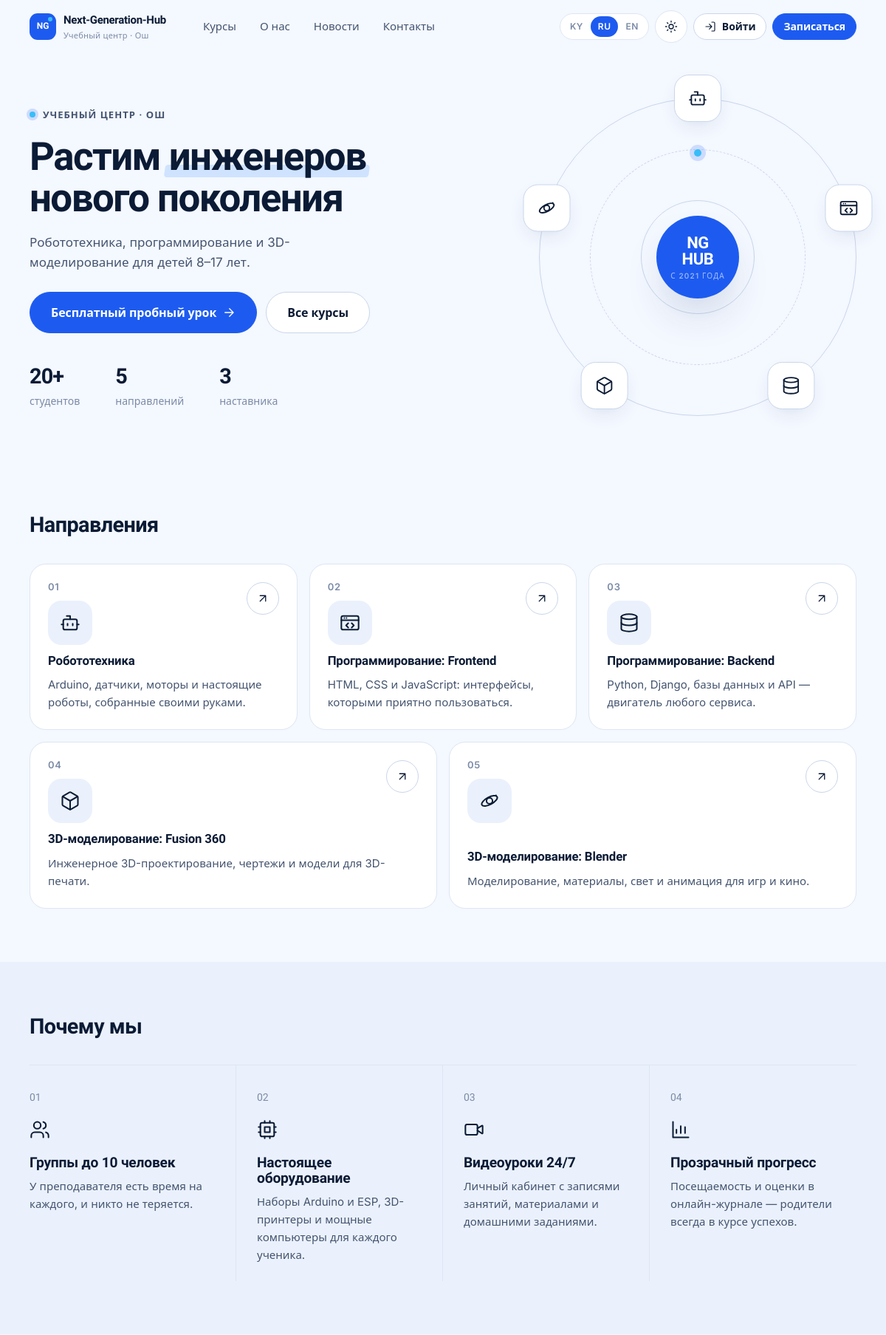
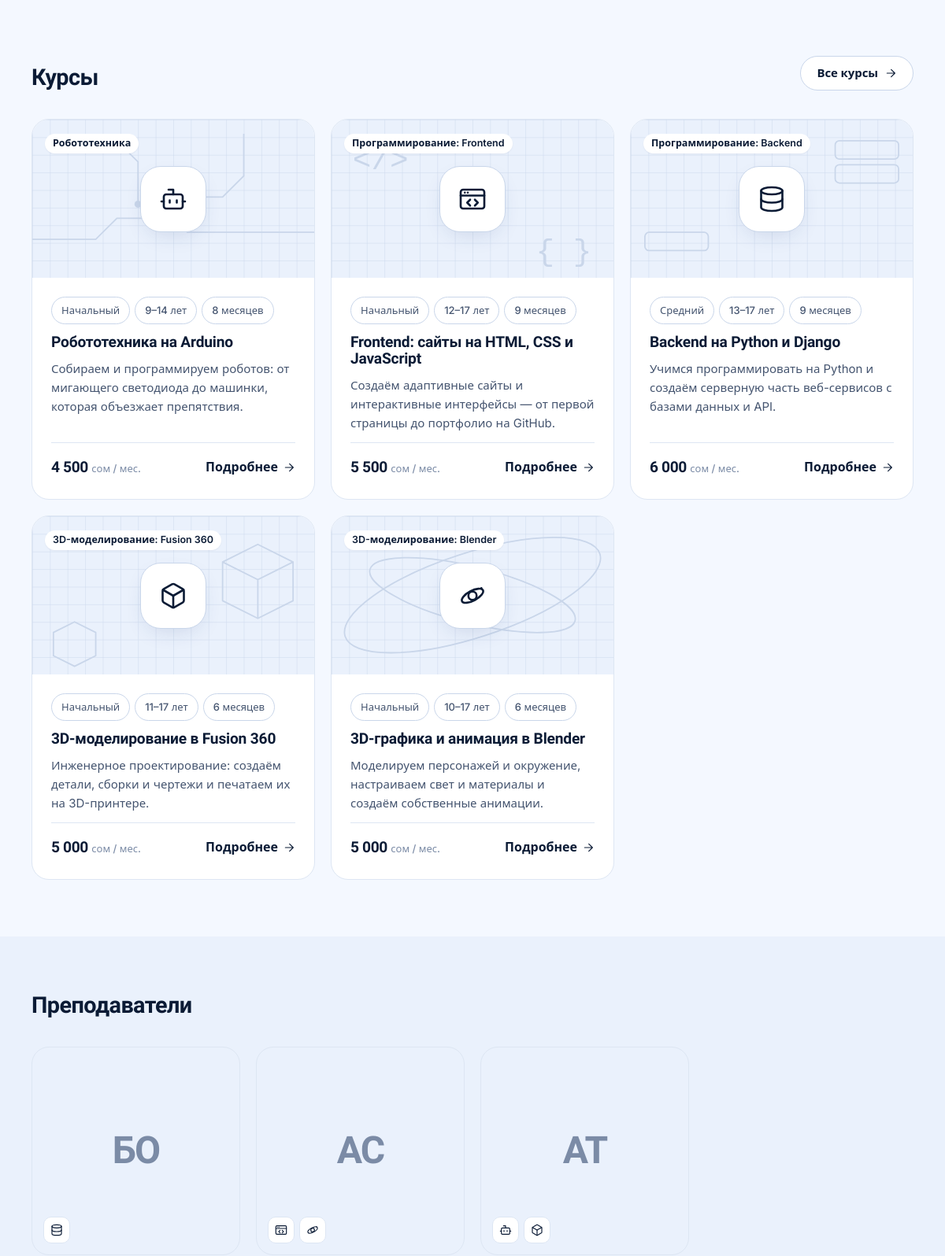
The page / (upper part) on the database its author committed (2 pictures, top to bottom).
### core/models.py (models this page shows, shortened)
class TranslatableMixin:
    def tr(self, field, lang=None):
        lang = (lang or get_language() or FALLBACK_LANGUAGE).split("-")[0]
        if lang not in CONTENT_LANGUAGES:
            lang = FALLBACK_LANGUAGE
        value = getattr(self, f"{field}_{lang}", "") or ""
        if not value and lang != FALLBACK_LANGUAGE:
            value = getattr(self, f"{field}_{FALLBACK_LANGUAGE}", "") or ""
        return value

class Course(TranslatableMixin, models.Model):
    class Level(models.TextChoices):
        BEGINNER = "beginner", _("Beginner")
        INTERMEDIATE = "intermediate", _("Intermediate")
        ADVANCED = "advanced", _("Advanced")
    direction = models.CharField(_("direction"), max_length=20, choices=Direction.choices, db_index=True)
    slug = models.SlugField(_("slug"), max_length=80, unique=True)
    title_ru = models.CharField(_("title (RU)"), max_length=160)
    title_ky = models.CharField(_("title (KY)"), max_length=160, blank=True)
    title_en = models.CharField(_("title (EN)"), max_length=160, blank=True)
    short_ru = models.CharField(_("short description (RU)"), max_length=300, blank=True)
    short_ky = models.CharField(_("short description (KY)"), max_length=300, blank=True)
    short_en = models.CharField(_("short description (EN)"), max_length=300, blank=True)
    description_ru = models.TextField(_("full description (RU)"), blank=True)
    description_ky = models.TextField(_("full description (KY)"), blank=True)
    description_en = models.TextField(_("full description (EN)"), blank=True)
    level = models.CharField(_("level"), max_length=20, choices=Level.choices, default=Level.BEGINNER)
    age_from = models.PositiveSmallIntegerField(_("age from"), default=10)
    age_to = models.PositiveSmallIntegerField(_("age to"), default=17)
    duration_months = models.PositiveSmallIntegerField(_("duration, months"), default=6)
    lessons_per_week = models.PositiveSmallIntegerField(_("lessons per week"), default=2)
    price = models.PositiveIntegerField(_("price, KGS per month"), default=0)
    cover = models.ImageField(_("cover"), upload_to="courses/", blank=True)
    teachers = models.ManyToManyField(
        settings.AUTH_USER_MODEL,
        verbose_name=_("teachers"),
        related_name="courses_taught",
        blank=True,
        limit_choices_to={"role": "teacher"},
    )
    is_active = models.BooleanField(_("active"), default=True)
    order = models.PositiveSmallIntegerField(_("order"), default=0)
    created_at = models.DateTimeField(auto_now_add=True)
    class Meta:
        verbose_name = _("course")
        verbose_name_plural = _("courses")
        ordering = ["order", "title_ru"]
    def get_absolute_url(self):
        return reverse("core:course_detail", args=[self.slug])
    @property
    def age_range(self):
        return f"{self.age_from}–{self.age_to}"

### accounts/models.py (models this page shows, shortened)
class User(AbstractUser):
    class Role(models.TextChoices):
        ADMIN = "admin", _("Administrator")
        MANAGER = "manager", _("Manager")
        TEACHER = "teacher", _("Teacher")
        STUDENT = "student", _("Student")
    role = models.CharField(_("role"), max_length=16, choices=Role.choices, default=Role.STUDENT, db_index=True)
    phone = models.CharField(_("phone"), max_length=32, blank=True)
    photo = models.ImageField(_("photo"), upload_to="users/", blank=True)
    specialization = models.CharField(_("specialization"), max_length=160, blank=True)
    about = models.TextField(_("about"), blank=True)
    class Meta:
        verbose_name = _("user")
        verbose_name_plural = _("users")
        ordering = ["last_name", "first_name", "username"]
    @property
    def display_name(self):
        return self.get_full_name() or self.username
    @property
    def initials(self):
        parts = [p for p in (self.first_name, self.last_name) if p]
        if parts:
            return "".join(p[0] for p in parts).upper()[:2]
        return self.username[:2].upper()

### core/views.py (the view)
# urls.py: path("", common.home, name="home"),
def home(request):
    courses = Course.objects.filter(is_active=True).prefetch_related("teachers")
    stats = {
        "students": User.objects.filter(role=User.Role.STUDENT, is_active=True).count(),
        "teachers": User.objects.filter(role=User.Role.TEACHER, is_active=True).count(),
        "groups": Group.objects.filter(is_active=True).count(),
        "courses": courses.count(),
    }
    return render(
        request,
        "core/home.html",
        {
            "directions": directions(),
            "courses": courses[:6],
            "teachers": _teachers()[:8],
            "news_list": News.visible().select_related("author")[:3],
            "stats": stats,
            "form": EnrollmentForm(),
        },
    )

### cabinet/navigation.py (called while the page is built)
def sidebar(request):
    path = request.path
    user = getattr(request, "user", None)
    if not user or not user.is_authenticated or not (path.startswith("/cabinet/") or path.startswith("/accounts/")):
        return {}
    match = getattr(request, "resolver_match", None)
    current = match.url_name if match and match.url_name else ""
    return {"sidebar_sections": build_sidebar(user, current)}

### core/context_processors.py (called while the page is built)
def site(request):
    return {
        "SITE": {
            "name": settings.SITE_NAME,
            "phone": settings.SITE_PHONE,
            "phone_href": "tel:" + "".join(ch for ch in settings.SITE_PHONE if ch.isdigit() or ch == "+"),
            "email": settings.SITE_EMAIL,
            "address": settings.SITE_ADDRESS or _("Osh, Lenin street 205, 2nd floor"),
            "hours": settings.SITE_HOURS or _("Mon–Sat, 9:00–20:00"),
            "instagram": settings.SITE_INSTAGRAM,
            "telegram": settings.SITE_TELEGRAM,
            "whatsapp": settings.SITE_WHATSAPP,
            "map_url": settings.SITE_MAP_URL,
        },
        "MAX_VIDEO_UPLOAD_MB": settings.MAX_VIDEO_UPLOAD_MB,
        "SHOW_DEMO_ACCOUNTS": settings.SHOW_DEMO_ACCOUNTS,
    }

### core/icons.py (called while the page is built)
def svg(name, size=20, cls="", label=""):
    body = ICONS.get(name, ICONS["info"])
    aria = f'role="img" aria-label="{label}"' if label else 'aria-hidden="true"'
    return (
        f'<svg class="icon {cls}" width="{size}" height="{size}" viewBox="0 0 24 24" fill="none" '
        f'stroke="currentColor" stroke-width="1.75" stroke-linecap="round" stroke-linejoin="round" '
        f'focusable="false" {aria}>{body}</svg>'
    )

### core/models.py (called while the page is built)
def directions():
    return [
        {"code": value, "label": label, **DIRECTION_INFO[value]}
        for value, label in Direction.choices
    ]

    def get_absolute_url(self):
        return reverse("core:news_detail", args=[self.pk])

    @classmethod
    def visible(cls):
        return cls.objects.filter(is_published=True, published_at__lte=timezone.now())

### core/templatetags/core_tags.py (called while the page is built)
@register.filter
def tr(obj, field):
    if obj is None:
        return ""
    return obj.tr(field)

@register.simple_tag
def icon(name, size=20, cls="", label=""):
    return mark_safe(svg(name, size, escape(cls), escape(label)))

@register.filter
def field_type(bound_field):
    return bound_field.field.widget.__class__.__name__.lower()

@register.filter
def startswith(value, prefix):
    return str(value).startswith(str(prefix))

### templates/core/home.html (shortened to what this page needs)
{% extends "base.html" %}
{% load i18n core_tags %}
{% block content %}
<section class="hero">
  <div class="container hero-grid">
    <div>
      <span class="eyebrow">{% trans "Learning center · Osh" %}</span>
      <h1>{% blocktrans trimmed %}We raise <em>engineers</em> of the next generation{% endblocktrans %}</h1>
      <p class="hero-lead">{% trans "Robotics, programming and 3D modeling for kids aged 8–17." %}</p>
      <div class="hero-actions">
        <a class="btn btn-primary btn-lg" href="#enroll">{% trans "Free trial lesson" %} {% icon "arrow-right" 18 "icon-shift" %}</a>
        <a class="btn btn-lg" href="{% url 'core:course_list' %}">{% trans "All courses" %}</a>
      </div>
      <div class="hero-stats">
        <div><b>{{ stats.students }}+</b><span>{% blocktrans count n=stats.students %}student{% plural %}students{% endblocktrans %}</span></div>
        <div><b>{{ stats.courses }}</b><span>{% blocktrans count n=stats.courses %}direction{% plural %}directions{% endblocktrans %}</span></div>
        <div><b>{{ stats.teachers }}</b><span>{% blocktrans count n=stats.teachers %}mentor{% plural %}mentors{% endblocktrans %}</span></div>
      </div>
    </div>
    <div class="orbit" aria-hidden="true">
      <span class="orbit-dot"></span>
      <div class="orbit-spin">
        {% for d in directions %}
        <div class="orbit-node" style="--a: {% widthratio forloop.counter0 1 72 %}deg"><span>{% icon d.code 26 %}</span></div>
        {% endfor %}
      </div>
      <div class="orbit-core"><div>NG<br>HUB<small>{% trans "since 2021" %}</small></div></div>
    </div>
  </div>
</section>
<section class="section" id="directions">
  <div class="container">
    <div class="section-head"><h2>{% trans "Directions" %}</h2></div>
    <div class="directions">
      {% for d in directions %}
      <a class="direction-card reveal" href="{% url 'core:course_list' %}?direction={{ d.code }}">
        <span class="num">0{{ forloop.counter }}</span>
        <span class="go" aria-hidden="true">{% icon "arrow-up-right" 18 %}</span>
        <span class="direction-icon">{% icon d.code 28 %}</span>
        <h3>{{ d.label }}</h3>
        <p>{{ d.tagline }}</p>
      </a>
      {% endfor %}
    </div>
  </div>
</section>
<section class="section section-soft">
  <div class="container">
    <div class="section-head"><h2>{% trans "Why us" %}</h2></div>
    <div class="features">
      <div class="feature reveal"><span class="n">01</span>{% icon "users" 28 %}<h3 style="margin-top:20px">{% trans "Groups up to 10" %}</h3><p>{% trans "The teacher has time for everyone, and nobody gets lost." %}</p></div>
      <div class="feature reveal"><span class="n">02</span>{% icon "cpu" 28 %}<h3 style="margin-top:20px">{% trans "Real equipment" %}</h3><p>{% trans "Arduino and ESP kits, 3D printers and powerful computers for every student." %}</p></div>
      <div class="feature reveal"><span class="n">03</span>{% icon "video" 28 %}<h3 style="margin-top:20px">{% trans "Video lessons 24/7" %}</h3><p>{% trans "A personal cabinet with recordings of lessons, materials and homework." %}</p></div>
      <div class="feature reveal"><span class="n">04</span>{% icon "chart" 28 %}<h3 style="margin-top:20px">{% trans "Transparent progress" %}</h3><p>{% trans "Attendance and grades in the online journal — parents always know how things are going." %}</p></div>
    </div>
  </div>
</section>
{% if courses %}
<section class="section">
  <div class="container">
    <div class="section-head">
      <h2>{% trans "Courses" %}</h2>
      <a class="btn" href="{% url 'core:course_list' %}">{% trans "All courses" %} {% icon "arrow-right" 16 "icon-shift" %}</a>
    </div>
    <div class="course-grid">
      {% for course in courses %}{% include "partials/course_card.html" with uid="home" %}{% endfor %}
    </div>
  </div>
</section>
{% endif %}
{% if teachers %}
<section class="section section-soft">
  <div class="container">
    <div class="section-head"><h2>{% trans "Teachers" %}</h2></div>
    <div class="teacher-grid">
      {% for t in teachers %}
      <article class="teacher-card reveal">
        <div class="teacher-photo">
          {% if t.photo %}<img src="{{ t.photo.url }}" alt="{{ t.display_name }}" loading="lazy">{% else %}<span class="teacher-initials" aria-hidden="true">{{ t.initials }}</span>{% endif %}
          <div class="dir-icons">{% for c in t.courses_taught.all|slice:":3" %}<span title="{{ c|tr:'title' }}">{% icon c.direction 16 %}</span>{% endfor %}</div>
        </div>
      </article>
      {% endfor %}
    </div>
  </div>
</section>
{% endif %}
{% endblock %}

### templates/partials/course_card.html
{% load i18n core_tags %}<a class="course-card reveal" href="{{ course.get_absolute_url }}">
  {% include "partials/cover.html" with uid=uid %}
  <div class="course-card-body">
    <div class="course-meta">
      <span class="chip">{{ course.get_level_display }}</span>
      <span class="chip">{% blocktrans with ages=course.age_range %}{{ ages }} years{% endblocktrans %}</span>
      <span class="chip">{% blocktrans count months=course.duration_months %}{{ months }} month{% plural %}{{ months }} months{% endblocktrans %}</span>
    </div>
    <h3>{{ course|tr:"title" }}</h3>
    <p>{{ course|tr:"short"|truncatechars:140 }}</p>
    <div class="course-foot">
      <span class="price">{{ course.price|intcomma_space }} <small>{% trans "KGS / month" %}</small></span>
      <span class="link">{% trans "More" %} {% icon "arrow-right" 16 %}</span>
    </div>
  </div>
</a>

### templates/partials/cover.html
{% load core_tags %}
<div class="cover">
  {% if course.cover %}<img src="{{ course.cover.url }}" alt="" loading="lazy">
  {% else %}
  <svg class="cover-art" viewBox="0 0 400 225" preserveAspectRatio="xMidYMid slice" aria-hidden="true">
    <defs><pattern id="g-{{ course.pk }}-{{ uid|default:'a' }}" width="25" height="25" patternUnits="userSpaceOnUse"><path d="M25 0H0v25" fill="none" stroke="currentColor" stroke-width="1"/></pattern></defs>
    <rect width="400" height="225" fill="url(#g-{{ course.pk }}-{{ uid|default:'a' }})"/>
    {% if course.direction == "robotics" %}<path d="M0 170h90l30-30h80l20 20h180M60 40h70l20 20v60M300 20v60l-30 30h-40" fill="none" stroke="currentColor" stroke-width="2"/><circle cx="150" cy="120" r="5" fill="currentColor"/><circle cx="230" cy="110" r="5" fill="currentColor"/>
    {% elif course.direction == "frontend" %}<text x="30" y="70" font-family="monospace" font-size="44" fill="currentColor">&lt;/&gt;</text><text x="290" y="200" font-family="monospace" font-size="44" fill="currentColor">{ }</text>
    {% elif course.direction == "backend" %}<g fill="none" stroke="currentColor" stroke-width="2"><rect x="290" y="30" width="90" height="26" rx="6"/><rect x="290" y="64" width="90" height="26" rx="6"/><rect x="20" y="160" width="90" height="26" rx="6"/></g>
    {% elif course.direction == "fusion360" %}<g fill="none" stroke="currentColor" stroke-width="2"><path d="M320 40l50 25v55l-50 25-50-25V65z M270 65l50 25 50-25 M320 90v55"/><path d="M60 150l30 15v33l-30 15-30-15v-33z"/></g>
    {% else %}<g fill="none" stroke="currentColor" stroke-width="2"><ellipse cx="200" cy="112" rx="190" ry="60" transform="rotate(-18 200 112)"/><ellipse cx="200" cy="112" rx="150" ry="40" transform="rotate(14 200 112)"/></g>
    {% endif %}
  </svg>
  <span class="cover-icon">{% icon course.direction 36 %}</span>
  {% endif %}
  <span class="cover-tag"><span class="badge no-dot">{{ course.get_direction_display }}</span></span>
</div>

### rows shown on the page
Course: direction "Робототехника", level "Начальный", title_ru "Робототехника на Arduino", short_ru "Собираем и программируем роботов: от мигающего светодиода до машинки, которая объезжает препятствия.", price "4 500"
Course: direction "Программирование: Frontend", level "Начальный", title_ru "Frontend: сайты на HTML, CSS и JavaScript", short_ru "Создаём адаптивные сайты и интерактивные интерфейсы — от первой страницы до портфолио на GitHub.", price "5 500"
Course: direction "Программирование: Backend", level "Средний", title_ru "Backend на Python и Django", short_ru "Учимся программировать на Python и создаём серверную часть веб-сервисов с базами данных и API.", price "6 000"
Course: direction "3D-моделирование: Fusion 360", level "Начальный", title_ru "3D-моделирование в Fusion 360", short_ru "Инженерное проектирование: создаём детали, сборки и чертежи и печатаем их на 3D-принтере.", price "5 000"
Course: direction "3D-моделирование: Blender", level "Начальный", title_ru "3D-графика и анимация в Blender", short_ru "Моделируем персонажей и окружение, настраиваем свет и материалы и создаём собственные анимации.", price "5 000"
User: initials "БО"
User: initials "АС"
User: initials "АТ"

### other values the page prints
{{ code|upper }} "KY" "RU" "EN"
{{ stats.students }} "20"
{{ stats.courses }} "5"
{{ stats.teachers }} "3"
{{ d.label }} "Робототехника" "Программирование: Frontend" "Программирование: Backend" "3D-моделирование: Fusion 360" "3D-моделирование: Blender"
{{ d.tagline }} "Arduino, датчики, моторы и настоящие роботы, собранные своими руками." "HTML, CSS и JavaScript: интерфейсы, которыми приятно пользоваться." "Python, Django, базы данных и API — двигатель любого сервиса." "Инженерное 3D-проектирование, чертежи и модели для 3D-печати." "Моделирование, материалы, свет и анимация для игр и кино."
